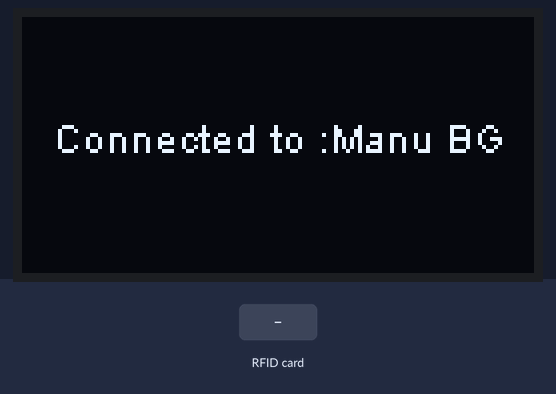
Simulated run of this sketch. Board: ESP32. Shown: 128×64 one-colour display. The test bench sets the inputs (shaded band). WiFi joins after 1.5 s; servers stay silent unless stated; network time is answered at once with the bench clock; uploads are accepted with an empty reply; the local clock reads 2024-03-15 10:24:30 at power-on unless the sketch sets it; what the sketch prints to the serial monitor is not drawn.

Above: at 1.7 s.
At 4.8 s:
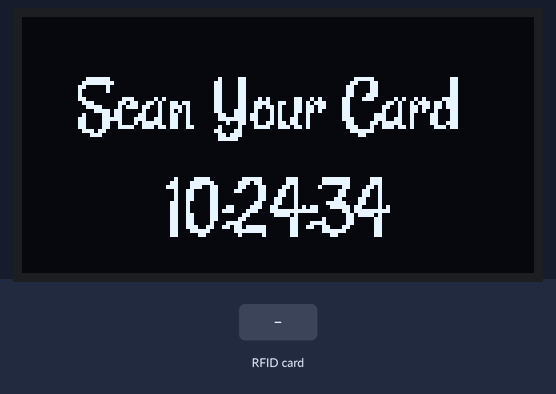
4.9 s: RFID card 5E 7A 19 C4 held to the reader
At 5.02 s:
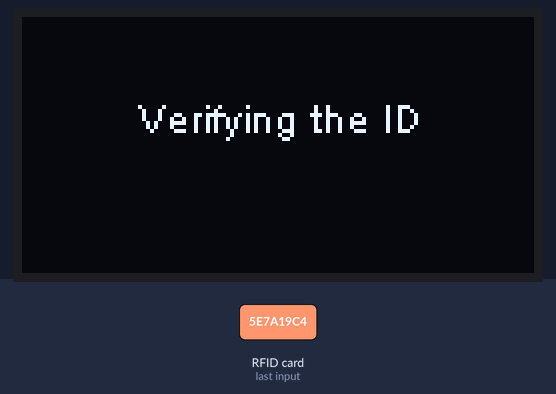
Timing chart, 0 to 7.9 s (numbered marks = the images above; inputs shaded):
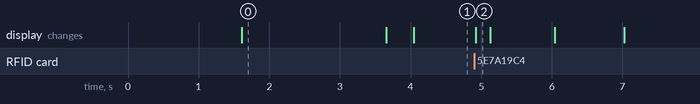

The sketch:

rfid_attendance.ino
```cpp
#include <HTTPClient.h>
#include <MFRC522.h>
#include <WiFi.h>
#include <WiFiUdp.h>
#include <NTPClient.h>
#include <Wire.h>
#include <SPI.h>
#include <SSD1306Wire.h>
#include <ArduinoJson.h>

#include "Rancho_Regular.h"
#include "secrets.h"

#define SS_PIN 21
#define RST_PIN 5

String formattedTime;

MFRC522 mfrc522(SS_PIN, RST_PIN);
WiFiUDP ntpUDP;
NTPClient timeClient(ntpUDP);

const char *ssid = WLAN_USERNAME;
const char *password = WLAN_PASSWORD;

#define OLED_SDA 4
#define OLED_SCL 22
SSD1306Wire display(0x3C, OLED_SDA, OLED_SCL);

void setup() {
  Serial.begin(9600);
  SPI.begin();
  mfrc522.PCD_Init();
  display.init();
  display.flipScreenVertically();
  connectToWiFi();
  timeClient.begin();
  timeClient.setTimeOffset(19800);
}

void loop() {
  if (!WiFi.isConnected()) {
    connectToWiFi();
  }

  timeClient.update();
  formattedTime = timeClient.getFormattedTime();

  display.clear();
  display.setFont(Rancho_Regular_20);
  display.setTextAlignment(TEXT_ALIGN_LEFT);
  display.drawString(13, 10, "Scan Your Card");
  display.drawString(36, 35, formattedTime);
  display.display();

  if (!mfrc522.PICC_IsNewCardPresent()) {
    return;
  }

  if (!mfrc522.PICC_ReadCardSerial()) {
    return;
  }

  String CardID = "";
  for (byte i = 0; i < mfrc522.uid.size; i++) {
    CardID += mfrc522.uid.uidByte[i];
  }
  CardID.replace(" ", "");
  Serial.print(CardID);
  SendCardID(CardID);
}


void SendCardID(String Card_uid) {
  display.clear();
  display.setFont(ArialMT_Plain_10);
  display.setTextAlignment(TEXT_ALIGN_CENTER_BOTH);
  display.drawString(64, 25, "Verifying the ID");
  display.display();

  if (WiFi.isConnected()) {
    HTTPClient http;
    String getData = String("?uid=") + Card_uid;
    String Link = REQ_URL + getData;
    http.begin(Link);

    int httpCode = http.GET();
    String payload_string = http.getString();
    Serial.println(httpCode);

    StaticJsonDocument<200> doc;
    DeserializationError error = deserializeJson(doc, payload_string);
    if (error) {
      Serial.print(F("deserializeJson() failed: "));
      Serial.println(error.f_str());
      return;
    }
    const char* payload = doc["message"];

    if (httpCode == -1) {
      display.clear();
      display.setFont(ArialMT_Plain_10);
      display.setTextAlignment(TEXT_ALIGN_CENTER_BOTH);
      display.drawString(64, 30, "Internal Server ERROR");
      display.display();
      delay(2000);
    } else if (httpCode == 200 || httpCode == 201) {
      display.clear();
      display.setFont(ArialMT_Plain_10);
      display.setTextAlignment(TEXT_ALIGN_LEFT);
      display.drawStringMaxWidth(10, 10, 128, payload);
      display.display();
      delay(2000);
    } else if (httpCode == 404) {
      display.clear();
      display.setFont(ArialMT_Plain_10);
      display.setTextAlignment(TEXT_ALIGN_LEFT);
      display.drawStringMaxWidth(10, 10, 128, payload);
      display.display();
      delay(2000);
    } else {
      display.clear();
      display.setFont(ArialMT_Plain_10);
      display.setTextAlignment(TEXT_ALIGN_CENTER_BOTH);
      display.drawString(64, 30, "HTTP ERROR :" + String(httpCode));
      display.display();
      delay(2000);
    }
  }
}

void connectToWiFi() {
  display.clear();
  display.setFont(ArialMT_Plain_10);
  display.setTextAlignment(TEXT_ALIGN_CENTER_BOTH);
  display.drawString(64, 34, "Initializing");
  display.display();

  WiFi.mode(WIFI_STA);
  WiFi.begin(ssid, password);

  unsigned long startTime = millis();
  while (WiFi.status() != WL_CONNECTED && millis() - startTime < 10000) {
    delay(500);
    Serial.print(".");
  }

  if (WiFi.status() == WL_CONNECTED) {
    Serial.println("");
    Serial.println("Connected to");
    Serial.println(ssid);

    display.clear();
    display.setFont(ArialMT_Plain_10);
    display.setTextAlignment(TEXT_ALIGN_CENTER_BOTH);
    display.drawString(64, 30, "Connected to :" + String(ssid));
    display.display();
  } else {
    display.clear();
    display.setFont(ArialMT_Plain_10);
    display.setTextAlignment(TEXT_ALIGN_CENTER_BOTH);
    display.drawString(64, 28, "Failed to connect");
    display.drawString(64, 38, "to Wi-Fi");
  }
  display.display();
  delay(2000);
}
```

secrets.h
```cpp
const char WLAN_USERNAME[] = "Manu BG";
const char WLAN_PASSWORD[] = "";

String REQ_URL = "https://ams-rfid.vercel.app/api/register-rfid";
```

Source omitted: ncho_Regular.h (data table, 36444 bytes)

Measured:
- after the input at 4.9 s, the display: changes at once (image 2)
- what the display in image 0 shows lasts 2.1 s, from 1.6 s to 3.7 s
